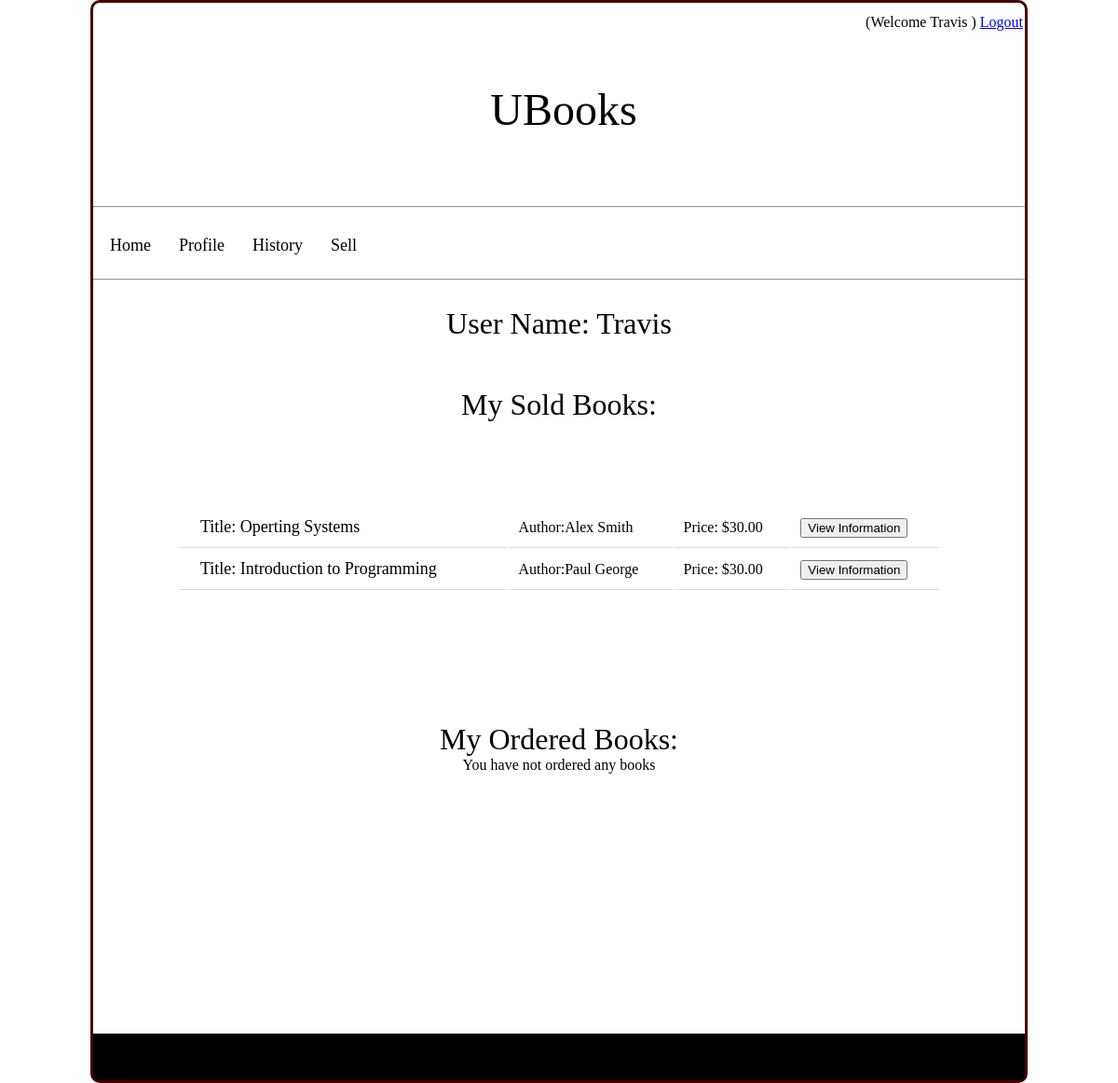
/history_Page.php (signed in), run on the app's committed database.
### tables this page shows
create table Products(
	product_ID varchar(5) not null,
	user_ID varchar(5) not null,
	isbn_10 varchar(10) not null,
	price float(5,2) not null,
	pay_method char(30) not null,
	delivery_method char(30) not null,
	
	primary key (product_ID),
	foreign key (user_ID) references Users(user_ID),
	foreign key (isbn_10) references Books(isbn_10)
);

create table Books(
	isbn_10 varchar(10) not null,
	title char(30) not null,
    	author char(30),
    	publish_date date,
	edition int(2),
	subject char(15),
	
	primary key (isbn_10)
);

### PHP/login_session_functions.php (the view, shortened to what this page needs)
<?php
	function my_sold_books(){
			$mysqli = new mysqli(DB_HOST, DB_USERNAME, DB_PASSWORD, DB_DATABASE);
			$sql = "SELECT * FROM products,orders,books WHERE products.product_ID= orders.product_ID and products.isbn_10=books.isbn_10 and products.user_ID='".$_SESSION['my_user_ID']."'";
			$result = $mysqli->query($sql);
			echo'<h2 style="padding-top:50px">My Sold Books:</h2>';
			if ($result->num_rows > 0) {
				echo '<table id="book_list2">';
				while($row = $result->fetch_assoc()) {
					$title= $row["title"];
					$author= $row["author"];
					$price= $row["price"];
					$pro_ID = $row["product_ID"];
					echo '	<tr>';
					echo'		<td><a href="">Title: '.$title.'</a></td>';
					echo'		<td>Author:'.$author.'</td>';
					echo'		<td>Price: $'.$price.'</td>';
					echo'		<td>					   ';
					echo'			<form action="book_information_auth.php?p_id='.$pro_ID.'" method="post">';
					echo'				<button name="product_ID" type="submit" value="'.$pro_ID.'">View Information</button>';
					echo'			</form>';
					echo'		</td>					   ';
					echo'	</tr>';
				}
				echo'</table>';
			} else {
			echo "<p>You have not sold any books</p>";
			}
	}
	function my_ordered_books(){
			$mysqli = new mysqli(DB_HOST, DB_USERNAME, DB_PASSWORD, DB_DATABASE);
			$sql = "SELECT * FROM products natural join books  WHERE product_ID in(select product_ID from orders where user_ID='".$_SESSION['my_user_ID']."')";
			$result = $mysqli->query($sql);
			echo'<h2 style="padding-top:50px">My Ordered Books:</h2>';
			if ($result->num_rows > 0) {
				echo '<table id="book_list2">';
				while($row = $result->fetch_assoc()) {
					$title= $row["title"];
					$author= $row["author"];
					$price= $row["price"];
					$pro_ID = $row["product_ID"];
					$reviewer_ID= $row["user_ID"];
					echo '	<tr>';
					echo'		<td><a href="">Title: '.$title.'</a></td>';
					echo'		<td>Author:'.$author.'</td>';
					echo'		<td>Price: $'.$price.'</td>';
					echo'		<td>					   ';
					echo'			<form action="book_information_auth.php?p_id='.$pro_ID.'" method="post">';
					echo'				<button name="product_ID" type="submit" value="'.$pro_ID.'">View Information</button>';
					echo'			</form>';
					echo'		</td>					   ';
					echo'		<td>';
					echo'			<form action="Review_Page.php" method="post">';
					echo'				<button name="This_reviewer_ID" type="submit" value="'.$reviewer_ID.'">Create Review</button>';
					echo'			</form>';
					echo'		</td>';
					echo'	</tr>';
				}
				echo'</table>';
			}
			else {
				echo "<p>You have not ordered any books</p>";
			}
	}
?>

### style/profile_history.css (style rules this page uses)
html, body, div, span, applet, object, iframe, h1, h2, h3, h4, h5, h6, p, blockquote, pre, a, abbr, acronym, address, big, cite, code, html, body, div, span, applet, object, iframe, h1, h2, h3, h4, h5, h6, p, blockquote, pre, a, abbr, acronym, address, big, cite, code, del, dfn, em, img, ins, kbd, q, s, samp, small, strike, strong, sub, sup, tt, var, b, u, i, center, dl, dt, dd, ol, ul, li, fieldset, form, label, legend, table, caption, tbody, tfoot, thead, tr, th, td, article, aside, canvas, details, embed, figure, figcaption, footer, header, hgroup, menu, nav, output, ruby, section, summary, time, mark, audio, video { margin: 0; padding: 0; border: 0; font-size: 100%; font: inherit; vertical-align: baseline; }
#book_list2 { width:100%; }
#book_list2 td { text-align:left; padding:10px; border-bottom: 1px solid #ddd; }
#book_list2 a { text-decoration:none; color:black; padding:8px; margin:5px; font-size:18px; }
h2 { font-size:200%; text-align:center; }
table { padding:90px; margin: auto; }
p { text-align:center; }

### data on the page
products: isbn_10.title "Operting Systems", isbn_10.author "Alex Smith", price "30.00", $pro_ID 38134 (drawn)
products: isbn_10.title "Introduction to Programming", isbn_10.author "Paul George", price "30.00", $pro_ID 31574 (drawn)

### other printed values
$_SESSION['my_user_name'] "Travis"
